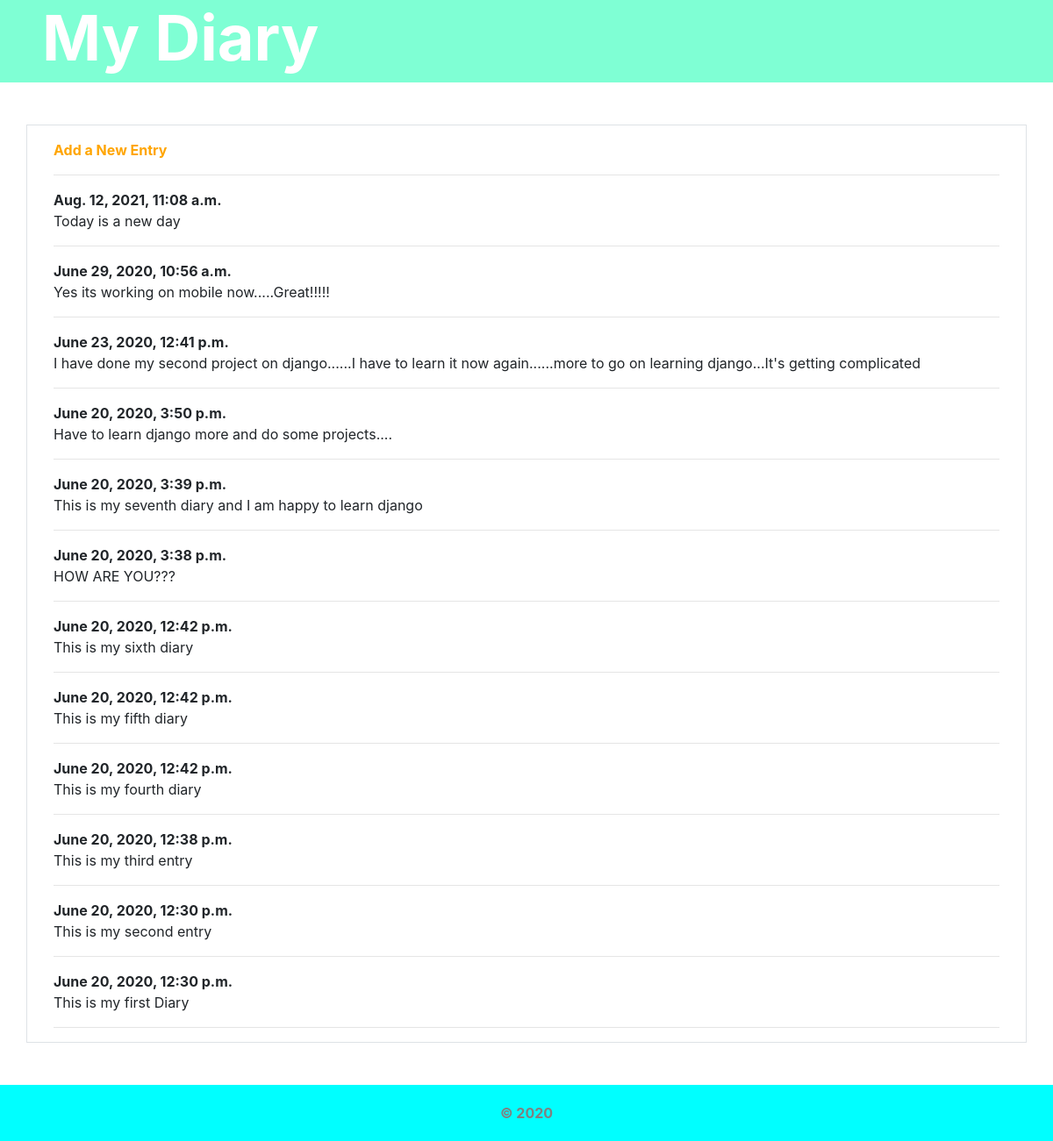
The app's page /, older data.
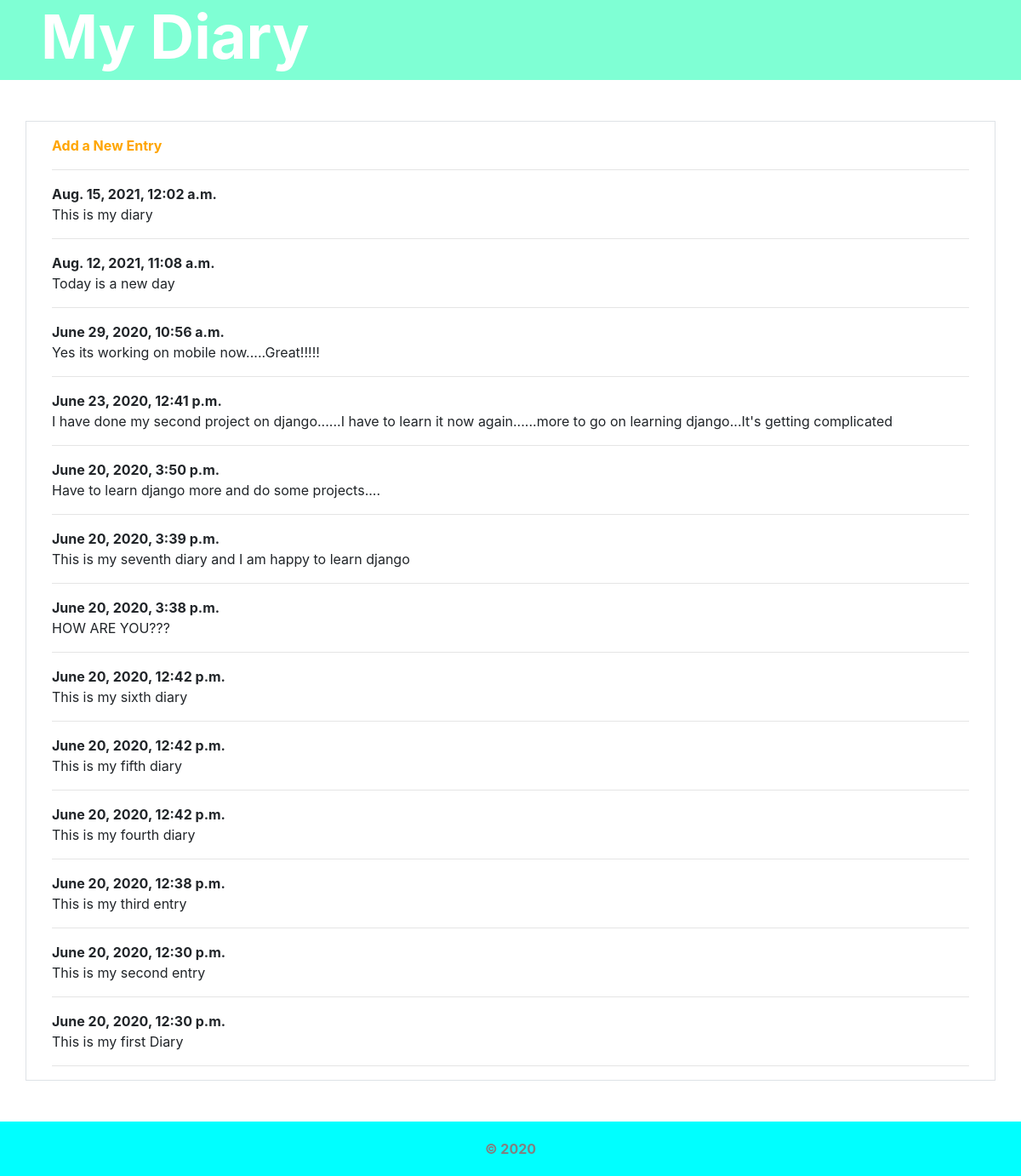
The same page, newer data.
### diaryEntry/models.py (models this page shows, shortened)
class Entry(models.Model):
	text = models.TextField()
	date_posted = models.DateTimeField(auto_now_add=True)
	class Meta:
		verbose_name_plural = 'entries'

### diaryEntry/views.py (the view)
# urls.py: path('',views.index,name="home"),
def index(request):
	entries = Entry.objects.order_by("-date_posted") #order date wise and time wise
	content = {'entries':entries}
	return render(request,'diaryEntry/homepage.html',content)

### diaryEntry/templates/diaryEntry/homepage.html (shortened to what this page needs)
{% load static %}
<!DOCTYPE html>
<html>
  <head>
    <link
      rel="stylesheet"
      href="https://maxcdn.bootstrapcdn.com/bootstrap/4.4.1/css/bootstrap.min.css"
    />
    <link
      rel="stylesheet"
      type="text/css"
      href="{% static 'css/style.css' %}"
    />
  </head>
  <body>
    <div class="jumbotron-fluid">
      <div class="d-flex ml-5">
        <h2 class="display-3">My Diary</h2>
      </div>
    </div>
    <div class="container border mt-5 mb-5">
      <div class="container">
        <div class="d-flex flex-column">
          <span class="mt-3"
            ><a href="{% url 'add' %}" class="font-weight-bold"
              >Add a New Entry</a
            ></span
          >
          <div id="content">
            <hr />
            {% for x in entries %}
            <strong>{{ x.date_posted }}</strong>
            <p>{{ x.text }}</p>
            <hr />
            {% endfor %}
          </div>
        </div>
      </div>
    </div>
    <div class="container-fluid">
      <div class="text-center">
        <span>&copy; 2020</span>
      </div>
    </div>
  </body>
</html>

Row changes from the older to the newer data that the page shows:
added Entry: date_posted "Aug. 15, 2021, 12:02 a.m.", text "This is my diary"
